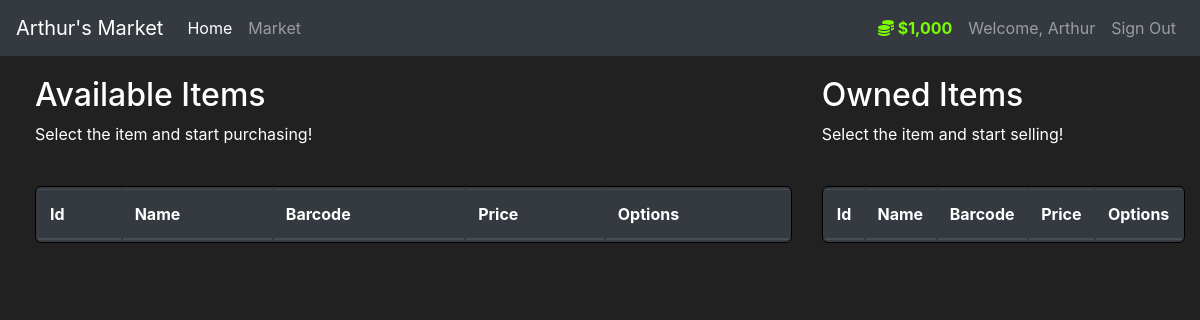
/market (signed in), run on an earlier commit of the app's database.
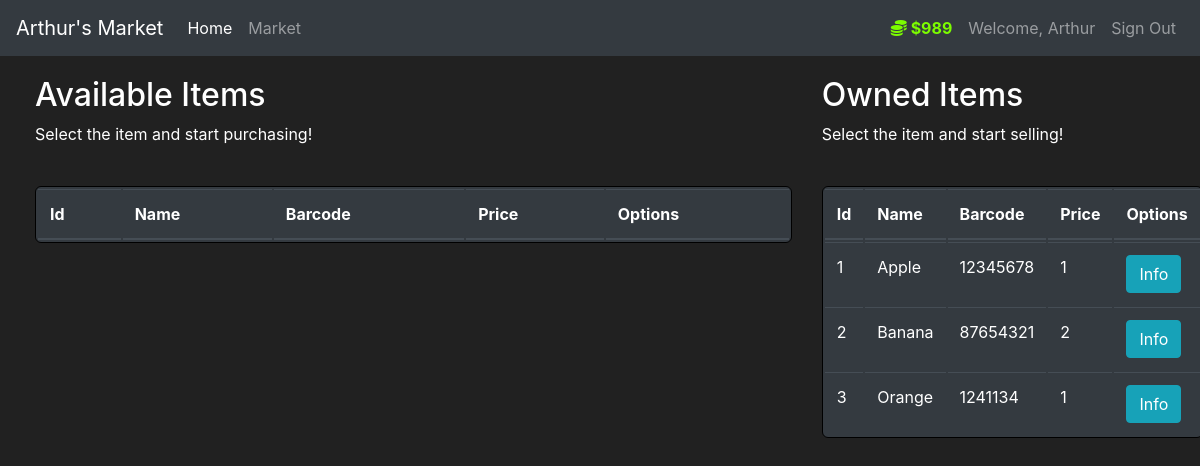
And on a later commit of the database.
### market/models.py (models this page shows, shortened)
class User(db.Model, UserMixin):
    id = db.Column(db.Integer(), primary_key=True)
    name = db.Column(db.String(length=50), nullable=False)
    email = db.Column(db.String(length=50), nullable=False, unique=True)
    password_hash = db.Column(db.String(), nullable=False)
    budget = db.Column(db.Integer(), nullable=False, default=1000)
    items = db.relationship('Item', backref='owned_user', lazy=True)
    @property
    def formated_budget(self):
        if len(str(self.budget)) >= 4:
            return f'${self.budget:,}'
        else:
            return f"${self.budget}"
    @property
    def password(self):
        return self.password_hash

class Item(db.Model):
    id = db.Column(db.Integer(), primary_key=True)
    name = db.Column(db.String(length=50), nullable=False, unique=True)
    price = db.Column(db.Integer(), nullable=False)
    barcode = db.Column(db.String(length=12), nullable=False, unique=True)
    description = db.Column(db.String(length=2000), nullable=False)
    owner = db.Column(db.Integer(), db.ForeignKey('user.id'))

### market/routes.py (the view, shortened to what this page needs)
@app.route('/market', methods=['GET', 'POST'])
@login_required
def market_page():
    purchase_form = PurchaseItemForm()
    if request.method == 'GET':
        items = Item.query.filter_by(owner=None)
        owned_items = Item.query.filter_by(owner=current_user.id)
    return render_template('market.html', items=items, owned_items=owned_items, purchase_form=purchase_form)

### market/models.py (called while the page is built)
@login_manager.user_loader
def load_user(user_id):
    return User.query.get(int(user_id))

### market/templates/market.html (shortened to what this page needs)
{% extends 'template.html' %}
{% block content %}
    <div class="row" style="margin: 20px 0 0 20px">
        <div class="col-8">
            <h2>Available Items</h2>
            <p>Select the item and start purchasing!</p>
            <br>
            <table class="table table-hover table-dark">
                <thead>
                    <tr>
                        <th scope="col">Id</th>
                        <th scope="col">Name</th>
                        <th scope="col">Barcode</th>
                        <th scope="col">Price</th>
                        <th scope="col">Options</th>
                    </tr>
                </thead>
            </table>
        </div>
        <div class="col-4">
            <h2>Owned Items</h2>
            <p>Select the item and start selling!</p>
            <br>
            <table class="table table-hover table-dark">
                <thead>
                    <tr>
                        <th scope="col">Id</th>
                        <th scope="col">Name</th>
                        <th scope="col">Barcode</th>
                        <th scope="col">Price</th>
                        <th scope="col">Options</th>
                    </tr>
                </thead>
                <tbody>
                    {% for item in owned_items %}
                    <tr>
                        <td>{{item.id}}</td>
                        <td>{{item.name}}</td>
                        <td>{{item.barcode}}</td>
                        <td>{{item.price}}</td>
                        <td>
                            <button class="btn btn-outline btn-info" data-toggle="modal" data-target="#Modal-MoreInfo-{{ item.id }}">Info</button>
                        </td>
                    </tr>
                    {% endfor %}
                </tbody>
            </table>
        </div>
    </div>
{% endblock %}

### market/templates/template.html (shortened to what this page needs)
<!doctype html>
<html lang="en">
    <head>
        <link rel="stylesheet" href="https://cdn.jsdelivr.net/npm/bootstrap@4.5.3/dist/css/bootstrap.min.css">
   </head>
    <body>
        <nav class="navbar navbar-expand-md navbar-dark bg-dark">
            <a class="navbar-brand" href="#">Arthur's Market</a>
            <div class="collapse navbar-collapse" id="navbarNav">
                <ul class="navbar-nav mr-auto">
                    <li class="nav-item active">
                        <a class="nav-link" href="{{ url_for('home_page') }}">Home <span class="sr-only">(current)</span></a>
                    </li>
                    <li class="nav-item">
                        <a class="nav-link" href="{{ url_for('market_page') }}">Market</a>
                    </li>
                </ul>
                {% if current_user.is_authenticated %}
                <ul class="navbar-nav">
                    <li class="nav-item">
                        <a class="nav-link" style="color: lawngreen; font-weight: bold;">
                            <i class="fas fa-coins"></i>
                            {{ current_user.formated_budget }}
                        </a>
                    </li>
                    <li class="nav-item">
                        <a class="nav-link">Welcome, {{ current_user.name }}</a>
                    </li>
                    <li class="nav-item">
                        <a class="nav-link" href="{{ url_for('logout_page') }}">Sign Out</a>
                    </li>
                </ul>
                {% endif %}
            </div>
        </nav>
        {% block content %}
        {% endblock %}
    </body>
</html>

### market/templates/template.html (style rules this page uses)
body { background-color: #212121; color: white }
table { border-collapse:separate; border:solid black 1px; border-radius:6px; -moz-border-radius:6px; }

What changed in the data, as far as the page shows it:
changed User "Arthur": formated_budget "$1,000" → "$989"
added Item: id "1", name "Apple", barcode "12345678", price "1"
added Item: id "2", name "Banana", barcode "87654321", price "2"
added Item: id "3", name "Orange", barcode "1241134", price "1"
